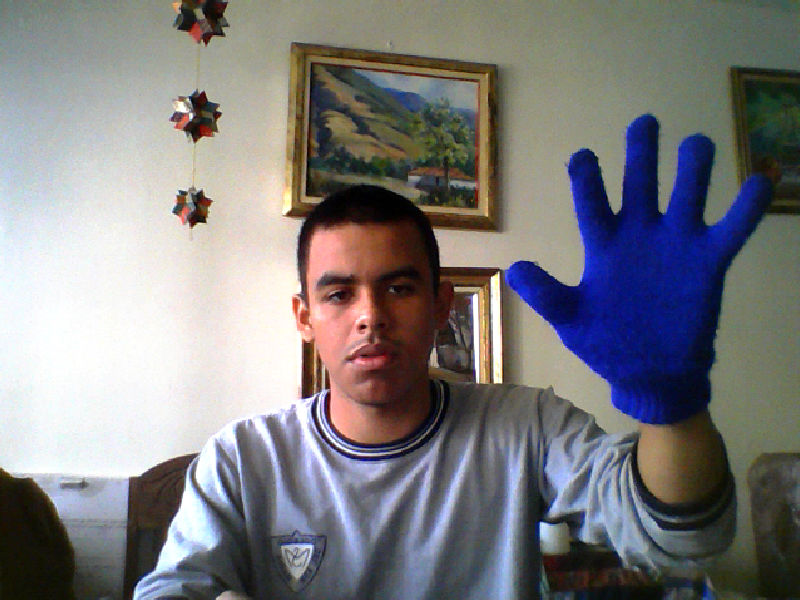
#> input picture OpenCV/2-scenesegmentation/codes/ressources/HandBlue.jpg, 800 x 600 px
$ python segment_Bluehand.py
#> lines starting #> are read from the running program, lines starting #| are printed output that depends on the picture
""""
///////////////////////////////////////////////////////////////////////
//                                                                   //
//                       Segment House v1                            //
//                        Luis  Lujano, 13-10775                     //
//                       Jaime Villegas, 13-11493                    //
///////////////////////////////////////////////////////////////////////
"""
import numpy as np
import cv2
import matplotlib.pyplot as plt


imBGR = cv2.imread("../ressources/HandBlue.jpg")
#> imBGR is the input picture: shape (600, 800, 3); mean B, G, R 126.4, 124.4, 125.6
# Convert to BGR to HSV
imHSV = cv2.cvtColor(imBGR, cv2.COLOR_BGR2HSV)
#> imHSV: shape (600, 800, 3); mean H, S, V 63, 69.3, 141.2

# Segment hand
# Select a sub part of the image:
y1 = 229
y2 = 401
x1 = 620
x2 = 704
patch_bricks = imHSV[y1:y2, x1:x2]
#> patch_bricks: shape (172, 84, 3); mean H, S, V 116, 234.1, 105


# Build a histogram:
hist_handh = cv2.calcHist([patch_bricks], channels = [0], mask=None, histSize=[180], ranges=[0, 179])
#> hist_handh = 180 values, max 3478 at index 116, min 0 at index 1, mean 80.27
hist_hands = cv2.calcHist([patch_bricks], channels = [1], mask=None, histSize=[255], ranges=[0, 255])
#> hist_hands = 255 values, max 593 at index 239, min 0 at index 1, mean 54.71
hist_handv = cv2.calcHist([patch_bricks], channels = [2], mask=None, histSize=[255], ranges=[0, 255])
#> hist_handv = 255 values, max 390 at index 120, min 0 at index 0, mean 56.66

hist_handh /=hist_handh.max()
#> hist_handh = 180 values, max 1 at index 116, min 0 at index 1, mean 0.0231
hist_hands /=hist_hands.max()
#> hist_hands = 255 values, max 1 at index 239, min 0 at index 1, mean 0.0923
hist_handv /=hist_handv.max()
#> hist_handv = 255 values, max 1 at index 120, min 0 at index 0, mean 0.145
# [11 lines of commented-out code are left out]

plt.figure("Input")
plt.imshow(imBGR[..., : : -1])
plt.figure("Canales")
plt.subplot(2,2,1)
plt.title("Canal H")
plt.plot(hist_handh)
plt.subplot(2,2,2)
plt.title("Canal S")
plt.plot(hist_hands)
plt.subplot(2,2,3)
plt.title("Canal V")
plt.plot(hist_handv)
plt.show()
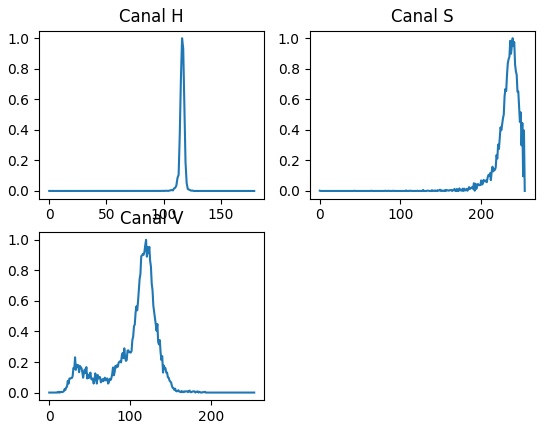
#> figure drawn by matplotlib, 3 panels; panel 1: curve peaks at x = 116, y = 1; panel 2: curve peaks at x = 239, y = 1; panel 3: curve peaks at x = 120, y = 1


#segLabels

$ run again, with OpenCV/2-scenesegmentation/codes/ressources/Maine_Road_vs_1874_Northwich_football_match.jpg copied over OpenCV/2-scenesegmentation/codes/ressources/HandBlue.jpg
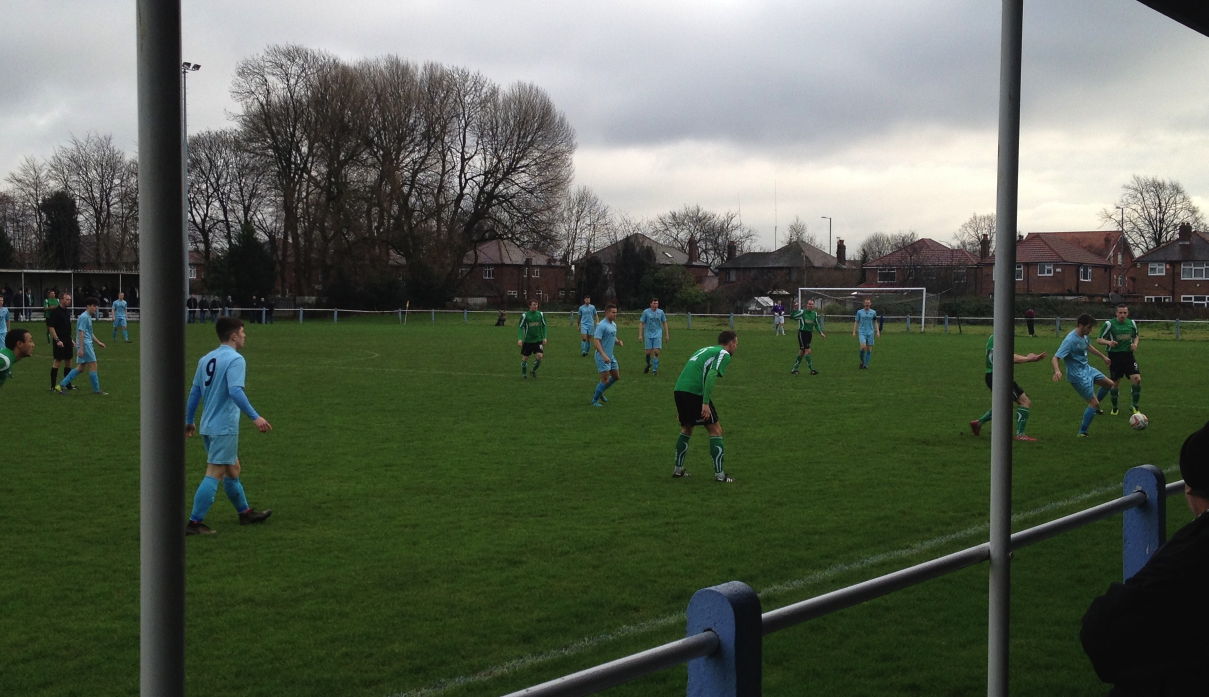
#> input picture OpenCV/2-scenesegmentation/codes/ressources/Maine_Road_vs_1874_Northwich_football_match.jpg, 2417 x 1394 px (shown at 1/2 size)
#> imBGR is the input picture: shape (1394, 2417, 3); mean B, G, R 79.4, 95.1, 86.7
#> imHSV: shape (1394, 2417, 3); mean H, S, V 56.2, 81.2, 97.8
#> patch_bricks: shape (172, 84, 3); mean H, S, V 16.9, 40.3, 50.1
#> `hist_handh = cv2.calcHist([patch_bricks], channels = [0], mask=None, h..`: hist_handh = 180 values, max 6694 at index 13, min 0 at index 1, mean 80.27
#> `hist_hands = cv2.calcHist([patch_bricks], channels = [1], mask=None, h..`: hist_hands = 255 values, max 513 at index 51, min 0 at index 1, mean 56.66
#> `hist_handv = cv2.calcHist([patch_bricks], channels = [2], mask=None, h..`: hist_handv = 255 values, max 498 at index 36, min 0 at index 0, mean 56.66
#> `hist_handh /=hist_handh.max()`: hist_handh = 180 values, max 1 at index 13, min 0 at index 1, mean 0.012
#> `hist_hands /=hist_hands.max()`: hist_hands = 255 values, max 1 at index 51, min 0 at index 1, mean 0.11
#> `hist_handv /=hist_handv.max()`: hist_handv = 255 values, max 1 at index 36, min 0 at index 0, mean 0.114
#> `plt.show()`:
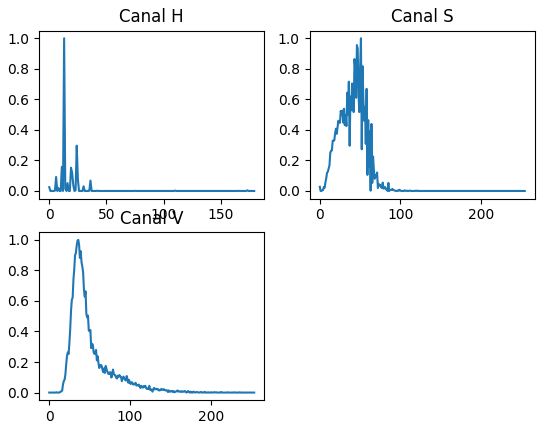
#> figure drawn by matplotlib, 3 panels; panel 1: curve peaks at x = 13, y = 1; panel 2: curve peaks at x = 51, y = 1; panel 3: curve peaks at x = 36, y = 1

$ run again, with OpenCV/2-scenesegmentation/codes/ressources/Woodlands_Stadium_Pitch.JPG copied over OpenCV/2-scenesegmentation/codes/ressources/HandBlue.jpg
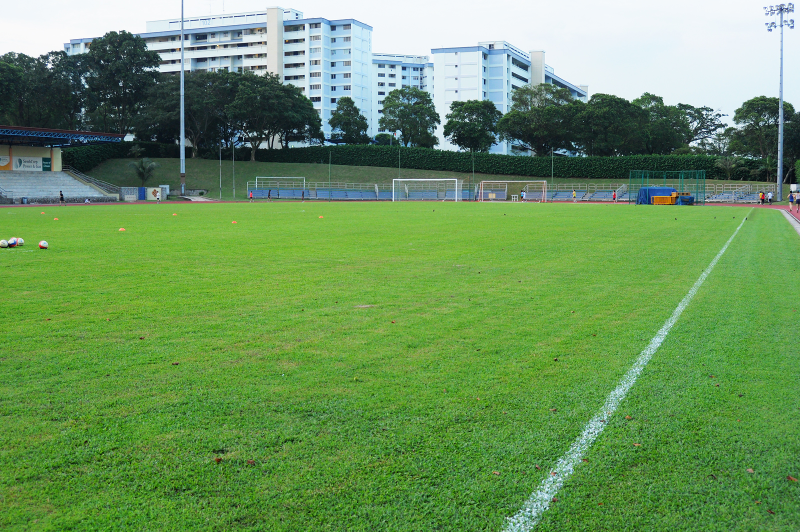
#> input picture OpenCV/2-scenesegmentation/codes/ressources/Woodlands_Stadium_Pitch.JPG, 1600 x 1063 px (shown at 1/2 size)
#> imBGR is the input picture: shape (1063, 1600, 3); mean B, G, R 92.5, 148.1, 107.2
#> imHSV: shape (1063, 1600, 3); mean H, S, V 65.1, 120.6, 150.7
#> patch_bricks: shape (172, 84, 3); mean H, S, V 83.8, 101.2, 97.5
#> `hist_handh = cv2.calcHist([patch_bricks], channels = [0], mask=None, h..`: hist_handh = 180 values, max 697 at index 90, min 0 at index 1, mean 80.27
#> `hist_hands = cv2.calcHist([patch_bricks], channels = [1], mask=None, h..`: hist_hands = 255 values, max 203 at index 128, min 0 at index 1, mean 56.53
#> `hist_handv = cv2.calcHist([patch_bricks], channels = [2], mask=None, h..`: hist_handv = 255 values, max 267 at index 37, min 0 at index 0, mean 56.65
#> `hist_handh /=hist_handh.max()`: hist_handh = 180 values, max 1 at index 90, min 0 at index 1, mean 0.115
#> `hist_hands /=hist_hands.max()`: hist_hands = 255 values, max 1 at index 128, min 0 at index 1, mean 0.278
#> `hist_handv /=hist_handv.max()`: hist_handv = 255 values, max 1 at index 37, min 0 at index 0, mean 0.212
#> `plt.show()`:
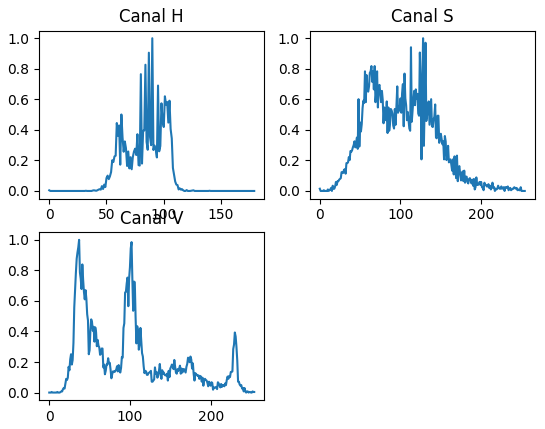
#> figure drawn by matplotlib, 3 panels; panel 1: curve peaks at x = 90, y = 1; panel 2: curve peaks at x = 128, y = 1; panel 3: curve peaks at x = 37, y = 1

$ run again, with OpenCV/2-scenesegmentation/codes/ressources/grass-7.jpg copied over OpenCV/2-scenesegmentation/codes/ressources/HandBlue.jpg
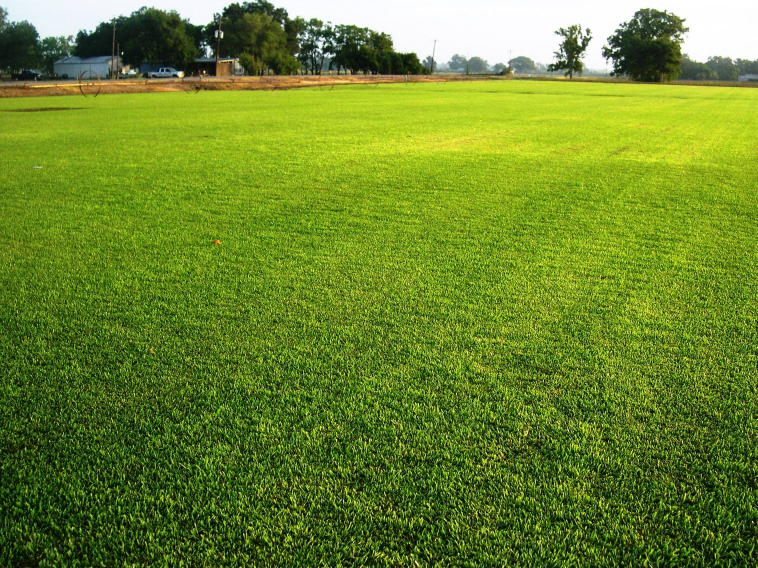
#> input picture OpenCV/2-scenesegmentation/codes/ressources/grass-7.jpg, 2272 x 1704 px (shown at 1/3 size)
#> imBGR is the input picture: shape (1704, 2272, 3); mean B, G, R 42.3, 133.6, 107
#> imHSV: shape (1704, 2272, 3); mean H, S, V 44, 190.9, 134.4
#> patch_bricks: shape (172, 84, 3); mean H, S, V 31.3, 199.8, 182.8
#> `hist_handh = cv2.calcHist([patch_bricks], channels = [0], mask=None, h..`: hist_handh = 180 values, max 4542 at index 36, min 0 at index 0, mean 80.27
#> `hist_hands = cv2.calcHist([patch_bricks], channels = [1], mask=None, h..`: hist_hands = 255 values, max 624 at index 215, min 0 at index 0, mean 56.58
#> `hist_handv = cv2.calcHist([patch_bricks], channels = [2], mask=None, h..`: hist_handv = 255 values, max 453 at index 198, min 0 at index 0, mean 56.66
#> `hist_handh /=hist_handh.max()`: hist_handh = 180 values, max 1 at index 36, min 0 at index 0, mean 0.0177
#> `hist_hands /=hist_hands.max()`: hist_hands = 255 values, max 1 at index 215, min 0 at index 0, mean 0.0907
#> `hist_handv /=hist_handv.max()`: hist_handv = 255 values, max 1 at index 198, min 0 at index 0, mean 0.125
#> `plt.show()`:
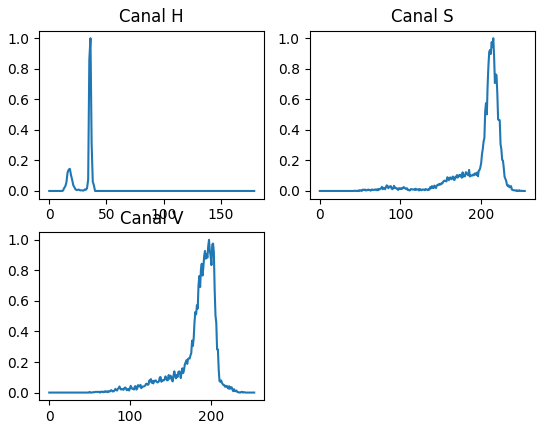
#> figure drawn by matplotlib, 3 panels; panel 1: curve peaks at x = 36, y = 1; panel 2: curve peaks at x = 215, y = 1; panel 3: curve peaks at x = 198, y = 1
